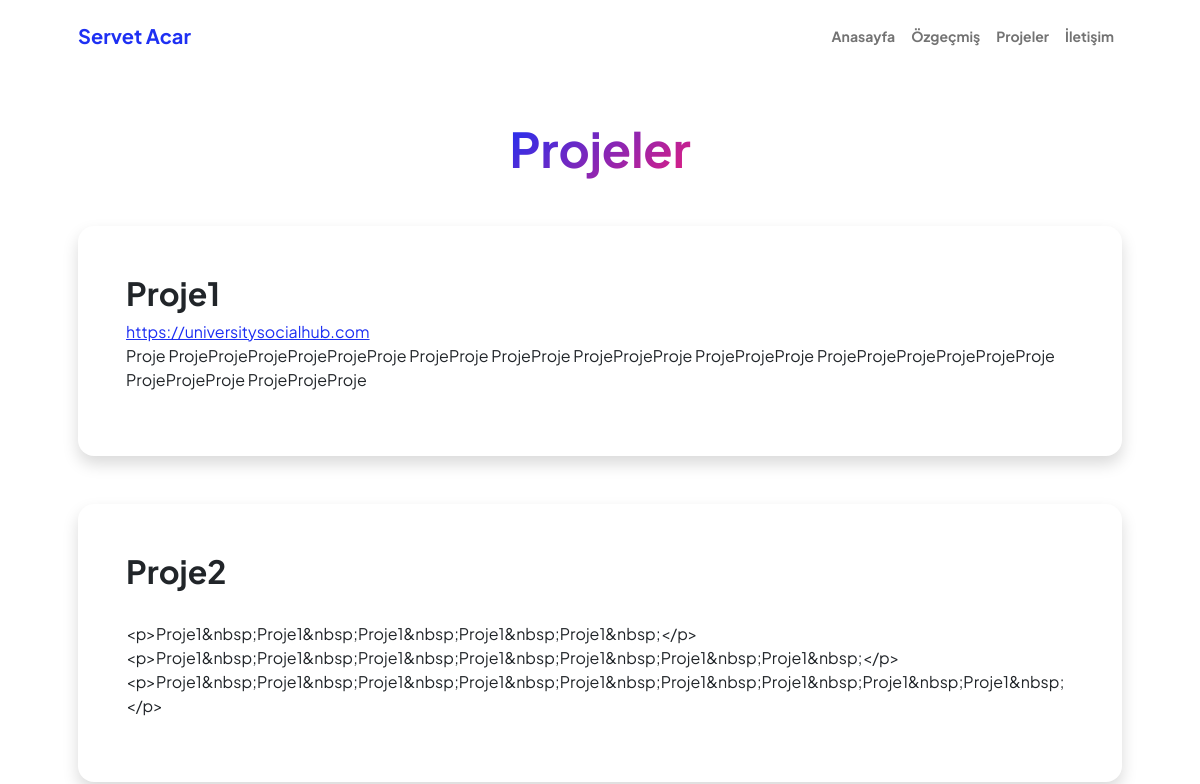
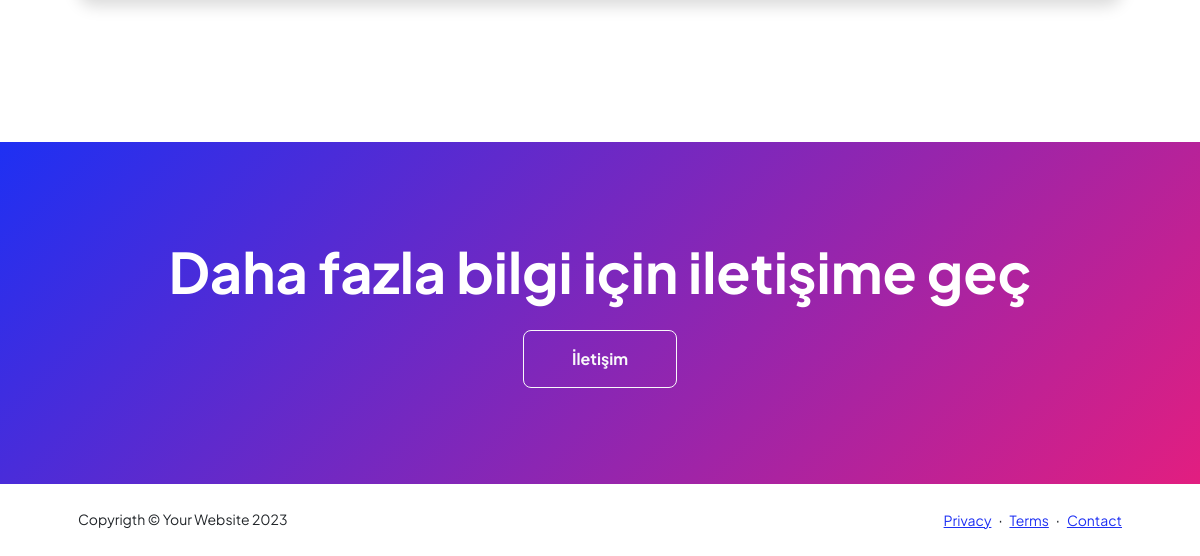
/projeler, run on an earlier commit of the app's database (2 pictures, top to bottom).
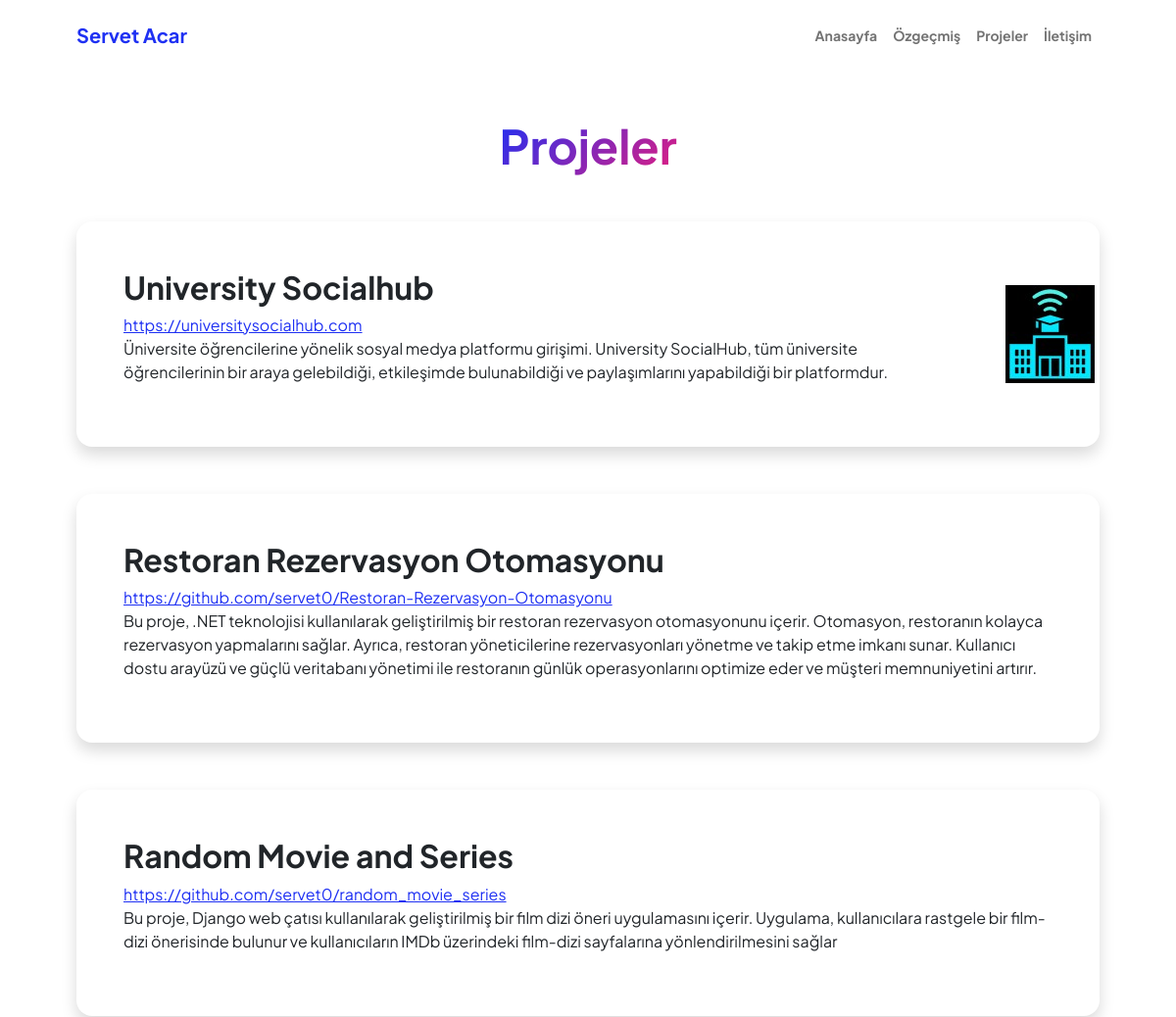
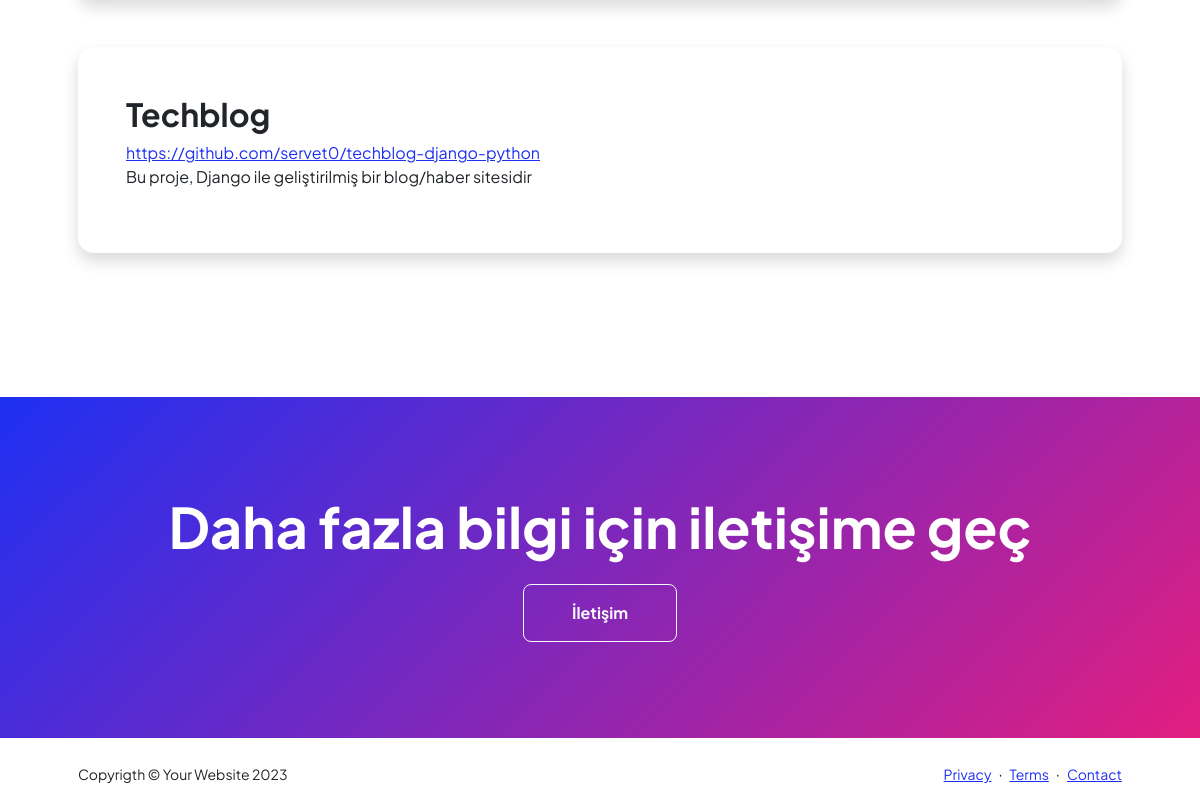
And on a later commit of the database (2 pictures, top to bottom).
### base/models.py (models this page shows)
class Navbar(models.Model):
    title = models.CharField(max_length=500, null=True, blank=True)
    home = models.CharField(max_length=500, null=True, blank=True)
    resume = models.CharField(max_length=500, null=True, blank=True)
    projects = models.CharField(max_length=500, null=True, blank=True)
    contact = models.CharField(max_length=500, null=True, blank=True)
    class Meta:
        verbose_name = ("Navbar")
        verbose_name_plural = ("Navbardaki Başlıkların İsimleri")

class Projects(models.Model):
    title = models.CharField(max_length=300, null=True, blank=True)
    name = models.CharField(max_length=500, null=True, blank=True)
    description = models.TextField(null=True, blank=True)
    image = models.ImageField(null=True, blank=True, upload_to='project_image')
    url = models.URLField(null=True, blank=True, verbose_name="Proje linki")
    date = models.DateTimeField(auto_now=True)
    class Meta:
        verbose_name = ("Projects")
        verbose_name_plural = ("Projeler")

class ProjectName(models.Model):
    name = models.TextField(null=True, blank=True)
    date = models.DateTimeField(auto_now=True)
    class Meta:
        verbose_name = ("ProjectName")
        verbose_name_plural = ("Proje sayfasının altındaki yazı")

class Footer(models.Model):
    copyright = models.CharField(max_length=400, null=True, blank=True)
    copyright_text = models.TextField(null=True, blank=True)
    privacy = models.TextField(null=True, blank=True)
    terms = models.TextField(null=True, blank=True)
    contact = models.TextField(null=True, blank=True)
    date = models.DateTimeField(auto_now=True)
    class Meta:
        verbose_name = ("Footer")
        verbose_name_plural = ("Footer")

### base/views.py (the view)
# urls.py: path('projeler', views.projects, name='project'),
def projects(request):
    navbars = Navbar.objects.first()
    mains = Main.objects.all().order_by('date')
    abouts = About.objects.all().order_by('date')
    socials = SocialMedia.objects.all().order_by('date')
    footers = Footer.objects.all().order_by('date')
    projects = Projects.objects.all().order_by('-date')
    project = Projects.objects.first()
    names = ProjectName.objects.first()
    context = {'navbars': navbars,
               'mains': mains,
               'abouts': abouts,
               'socials': socials,
               'footers': footers,
               'projects': projects,
               'project': project,
               'names': names,
               }
    return render(request, 'base/projects.html', context)

### base/templates/base/projects.html
{% extends 'main.html' %}
{% block content %}
{% load static %}
            <section class="py-5">
                <div class="container px-5 mb-5">
                    <div class="text-center mb-5">
                        <h1 class="display-5 fw-bolder mb-0"><span class="text-gradient d-inline">{{project.title}}</span></h1>
                    </div>
                    {% for project in projects %}
                    <div class="row gx-5 justify-content-center">
                        <div class="col-lg-11 col-xl-9 col-xxl-8">
                            <div class="card overflow-hidden shadow rounded-4 border-0 mb-5">
                                <div class="card-body p-0">
                                    <div class="d-flex align-items-center">
                                        <div class="p-5">
                                            <h2 class="fw-bolder">{{project.name}}</h2>
                                            {% if project.url %}
                                            <a href="{{project.url}}" target="_blank" rel="noopener noreferrer">{{project.url}}</a>
                                            {% endif %}
                                            <br>
                                            <p>{{project.description}}</p>
                                        </div>
                                        {% if project.image %}
                                        <img class="img-fluid" src="{{project.image.url}}" alt="..." />
                                        {% endif %}
                                    </div>
                                </div>
                            </div>
                        </div>
                    </div>
                    {% endfor %}
                </div>
            </section>
            <section class="py-5 bg-gradient-primary-to-secondary text-white">
                <div class="container px-5 my-5">
                    <div class="text-center">
                        <h2 class="display-4 fw-bolder mb-4">{{names.name}}</h2>
                        <a class="btn btn-outline-light btn-lg px-5 py-3 fs-6 fw-bolder" href="{% url 'contact' %}">İletişim</a>
                    </div>
                </div>
            </section>
{% endblock %}

### templates/main.html (shortened to what this page needs)
{% load static %}
<!DOCTYPE html>
<html lang="en">
    <head>
        <link href="https://cdn.jsdelivr.net/npm/bootstrap-icons@1.8.1/font/bootstrap-icons.css" rel="stylesheet" />
        <link href="{% static 'css/styles.css' %}" rel="stylesheet" />
    </head>
    <body class="d-flex flex-column h-100">
        <main class="flex-shrink-0">
            {% include 'navbar.html' %}
            {% block content %}
            {% endblock %}
            {% include 'footer.html' %}
        </main>
        </body>
    </html>

### templates/navbar.html (shortened to what this page needs)
{% load static %}
<nav class="navbar navbar-expand-lg navbar-light bg-white py-3">
    <div class="container px-5">
        <a class="navbar-brand" href="{% url 'home' %}"><span class="fw-bolder text-primary">{{navbars.title}}</span></a>
        <div class="collapse navbar-collapse" id="navbarSupportedContent">
            <ul class="navbar-nav ms-auto mb-2 mb-lg-0 small fw-bolder">
                <li class="nav-item"><a class="nav-link" href="{% url 'home' %}">{{navbars.home}}</a></li>
                <li class="nav-item"><a class="nav-link" href="{% url 'resume' %}">{{navbars.resume}}</a></li>
                <li class="nav-item"><a class="nav-link" href="{% url 'project' %}">{{navbars.projects}}</a></li>
                <li class="nav-item"><a class="nav-link" href="{% url 'contact' %}">{{navbars.contact}}</a></li>
            </ul>
        </div>
    </div>
</nav>

### templates/footer.html
{% load static %}
<footer class="bg-white py-4 mt-auto">
    {% for footer in footers %}
    <div class="container px-5">
        <div class="row align-items-center justify-content-between flex-column flex-sm-row">
            <div class="col-auto"><div class="small m-0">{{footer.copyright}} &copy; {{footer.copyright_text}}</div></div>
            <div class="col-auto">
                <a class="small" href="{% url 'privacy' %}">{{footer.privacy}}</a>
                <span class="mx-1">&middot;</span>
                <a class="small" href="{% url 'terms' %}">{{footer.terms}}</a>
                <span class="mx-1">&middot;</span>
                <a class="small" href="{% url 'contact' %}">{{footer.contact}}</a>
            </div>
        </div>
    </div>
    {% endfor %}
</footer>

What changed in the data, as far as the page shows it:
changed Projects "https://universitysocialhub.com": name "Proje1" → "University Socialhub"; description "Proje ProjeProjeProjeProjeProjeProje ProjeProje ProjeProje ProjeProjeProje ProjeProjeProje ProjeProjeProjeProjeProjeProje ProjeProjeProje ProjeProjeProje" → "Üniversite öğrencilerine yönelik sosyal medya platformu girişimi. University SocialHub, tüm üniversite öğrencilerinin bir araya gelebildiği, etkileşimde bulunabildiği ve paylaşımlarını yapabildiği bir platformdur."; image: picture added
added Projects: name "Restoran Rezervasyon Otomasyonu", url "https://github.com/servet0/Restoran-Rezervasyon-Otomasyonu", description "Bu proje, .NET teknolojisi kullanılarak geliştirilmiş bir restoran rezervasyon otomasyonunu içerir. Otomasyon, restoranın kolayca rezervasyon yapmalarını sağlar. Ayrıca, restoran yöneticilerine rezervasyonları yönetme ve takip etme imkanı sunar. Kullanıcı dostu arayüzü ve güçlü veritabanı yönetimi ile restoranın günlük operasyonlarını optimize eder ve müşteri memnuniyetini artırır."
changed Projects: name "Proje2" → "Random Movie and Series"; url (not shown) → "https://github.com/servet0/random_movie_series"; description "<p>Proje1&nbsp;Proje1&nbsp;Proje1&nbsp;Proje1&nbsp;Proje1&nbsp;</p> <p>Proje1&nbsp;Proje1&nbsp;Proje1&nbsp;Proje1&nbsp;Proje1&nbsp;Proje1&nbsp;Proje1&nbsp;</p> <p>Proje1&nbsp;Proje1&nbsp;Proje1&nbsp;Proje1&nbsp;Proje1&nbsp;Proje1&nbsp;Proje1&nbsp;Proje1&nbsp;Proje1&nbsp;</p>" → "Bu proje, Django web çatısı kullanılarak geliştirilmiş bir film dizi öneri uygulamasını içerir. Uygulama, kullanıcılara rastgele bir film-dizi önerisinde bulunur ve kullanıcıların IMDb üzerindeki film-dizi sayfalarına yönlendirilmesini sağlar"
added Projects: name "Techblog", url "https://github.com/servet0/techblog-django-python", description "Bu proje, Django ile geliştirilmiş bir blog/haber sitesidir"
